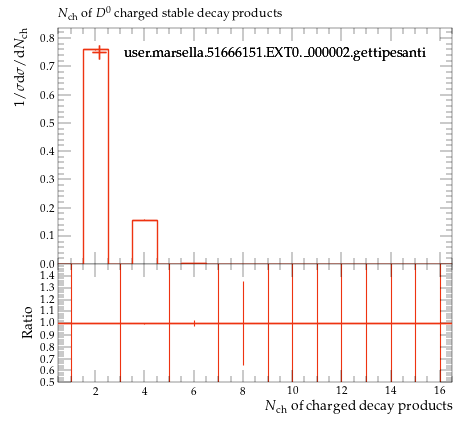

Write the Python code that produced this figure.
#! /usr/bin/env python

# This Python script was auto-generated using YODA v2.0.2.
# Analysis object: /MC_HFDECAYS/D0_charged_mult
# Timestamp: 24-07-2026 (16:40:04)

import matplotlib as mpl
import matplotlib.pyplot as plt
mpl.use('Agg') # comment out for interactive use
import os
import numpy as np

plotDir = os.path.split(os.path.realpath(__file__))[0]
if 'YODA_USER_PLOT_PATH' in globals():
    plot_outdir = globals()['YODA_USER_PLOT_PATH']
else:
    plot_outdir = plotDir

#plot style
plt.style.use(os.path.join(plotDir, '../default.mplstyle'))
# plot metadata
figW, figH = plt.rcParams['figure.figsize']
ax_xLabel = r'$N_\mathrm{ch}$ of charged decay products'
ax_yLabel = r'$1/\sigma \mathrm{d}\sigma/\mathrm{d}N_\mathrm{ch}$'
ax_title  = r'$N_\mathrm{ch}$ of $D^0$ charged stable decay products'
ax_xScale = 'linear'
ax_yScale = 'linear'
xLims = (0.5, 16.5)
yLims = (0.0, 0.83668244)

# TeX-friendly labels for the legend
labels = {
    'legend' : ([ r"user.marsella.51666151.EXT0.\_000002.gettipesanti" ], r""),
}

# Adjust canvas width and height
canvasW = 10.0
canvasH = 9.0
figW *= canvasW/10.
figH *= canvasH/9.

# Create figure and axis objects
fig, (ax, ratio0_ax) = plt.subplots(2, 1, sharex=True,
                  figsize=(figW,figH), gridspec_kw={'height_ratios': (6.0, 3.0)})

# Set figure margins
plt.subplots_adjust(
    left   = 1.0 * plt.rcParams['figure.subplot.left'],
    right  = 1.0 * plt.rcParams['figure.subplot.right'],
    top    = 1.0 * plt.rcParams['figure.subplot.top'],
    bottom = 1.0 * plt.rcParams['figure.subplot.bottom'])

ratio0_ax.yaxis.set_major_locator(mpl.ticker.MultipleLocator(0.1))
ratio0_ax.set_ylim(0.5, 1.4999)
ratio0_ax.set_ylabel('Ratio')

# the numerical data is stored in a separate file
dataf = dict()
prefix = os.path.split(__file__)[0]
if prefix:    prefix = prefix + '/'
exec(open(prefix+'D0_charged_mult__data.py').read(), dataf)


legend_handles = dict() # keep track of handles for the legend

# style options for curves
# starts at zorder>=5 to draw curve on top of legend
styles = {
  'user.marsella.51666151.EXT0._000002.gettipesanti.yoda.gz': {
    'color' : '#EE3311',
    'linestyle' : '-',
    'linewidth' : 1,
    'marker' : 'none',
    'markersize' : 2,
    'capsize' : 0.0,
    'zorder' : 5,
    'histstyle' : 1,
    'drawstyle' : 'steps-pre',
    'xerrorbars' : 1,
    'yerrorbars' : 1,
    'fillcolor' : None,
    'fillopacity' : 1.0,
    'ratio0_linestyle' : '-',
    'ratio0_linewidth' : 1,
    'ratio0_marker' : 'none',
    'ratio0_markersize' : 2,
    'ratio0_capsize' : 0.0,
    'ratio0_zorder' : 5,
    'ratio0_histstyle' : 1,
    'ratio0_drawstyle' : 'steps-pre',
    'ratio0_xerrorbars' : 1,
    'ratio0_yerrorbars' : 1,
  },
}

# curve from input yoda files in main panel
for label, yvals in dataf['yvals'].items():
    if all(np.isnan(v) for v in dataf['yvals'][label]):
        continue
    tmp = None
    if styles[label]['histstyle']: # draw as histogram
        xpos = dataf['xedges'][label] if styles[label]['drawstyle'] else dataf['xpoints'][label]
        ypos = np.insert(yvals, 0, yvals[0]) if styles[label]['drawstyle'] else yvals
        if styles[label]['fillcolor']: # fill area below curve
            ax.fill_between(xpos, ypos, step='pre',
                            color=styles[label]['fillcolor'],
                            alpha=styles[label]['fillopacity'])
        tmp, = ax.plot(xpos, ypos,
                       color=styles[label]['color'],
                       linestyle=styles[label]['linestyle'],
                       linewidth=styles[label]['linewidth'],
                       drawstyle=styles[label]['drawstyle'], solid_joinstyle='miter',
                       zorder=styles[label]['zorder'], label=label)
    tmp = ax.errorbar(dataf['xpoints'][label], yvals,
                      xerr=np.array(dataf['xerrs'][label])*styles[label]['xerrorbars'],
                      yerr=np.array(dataf['yerrs'][label])*styles[label]['yerrorbars'],
                      fmt=styles[label]['marker'], capsize=styles[label]['capsize'],
                      markersize=styles[label]['markersize'],
                      ecolor=styles[label]['color'],
                      color=styles[label]['color'], zorder=styles[label]['zorder'])
    tmp[-1][0].set_linestyle(styles[label]['linestyle'])
    tmp[-1][0].set_linewidth(styles[label]['linewidth'])
    if label in dataf['add_legend_handle']:  legend_handles[label] = tmp
    for varLabel in dataf['variation_yvals'].keys():
        if varLabel.startswith(label):
            tmp, = ax.plot(dataf['xedges'][label], dataf['variation_yvals'][varLabel],
                           color=styles[label]['color'],
                           linestyle=styles[label]['linestyle'],
                           linewidth=styles[label]['linewidth'],
                           drawstyle='steps-pre', solid_joinstyle='miter',
                           zorder=styles[label]['zorder'], alpha=0.5)


# plots on ratio panel
# curve from input yoda files in ratio panel
for label, yvals in dataf['ratio0_yvals'].items():
    if all(np.isnan(v) for v in yvals):
        continue
    if styles[label]['ratio0_histstyle']: # plot as histogram
        xpos = dataf['xedges']['user.marsella.51666151.EXT0._000002.gettipesanti.yoda.gz'] if styles[label]['ratio0_drawstyle'] else dataf['xpoints']['user.marsella.51666151.EXT0._000002.gettipesanti.yoda.gz']
        ypos = np.insert(yvals, 0, yvals[0]) if styles[label]['ratio0_drawstyle'] else yvals
        ratio0_ax.plot(xpos, ypos,
                       color=styles[label]['color'],
                       linewidth=styles[label]['linewidth'],
                       linestyle=styles[label]['ratio0_linestyle'],
                       drawstyle=styles[label]['ratio0_drawstyle'], zorder=styles[label]['zorder'],
                       solid_joinstyle='miter')
    tmp = ratio0_ax.errorbar(dataf['xpoints']['user.marsella.51666151.EXT0._000002.gettipesanti.yoda.gz'], yvals,
                             xerr=np.array(dataf['ref_xerrs'])*styles[label]['ratio0_xerrorbars'],
                             yerr=np.array(dataf['ratio0_yerrs'][label])*styles[label]['ratio0_yerrorbars'],
                             fmt=styles[label]['ratio0_marker'], capsize=styles[label]['ratio0_capsize'],
                             markersize=styles[label]['ratio0_markersize'],
                             ecolor=styles[label]['color'],
                             color=styles[label]['color'])
    tmp[-1][0].set_linestyle(styles[label]['ratio0_linestyle'])
    tmp[-1][0].set_linewidth(styles[label]['ratio0_linewidth'])

    for varlabel in dataf['ratio0_variation_vals'].keys():
        if varlabel.startswith(label):
            ratio0_ax.plot(dataf['xedges']['user.marsella.51666151.EXT0._000002.gettipesanti.yoda.gz'],
                            dataf['ratio0_variation_vals'][varlabel],
                            color=styles[label]['color'],
                            linestyle=styles[label]['linestyle'],
                            linewidth=styles[label]['linewidth'],
                            drawstyle='steps-pre', solid_joinstyle='miter',
                            zorder=1, alpha=0.5)

legend_items = list(legend_handles.values())
ax.add_artist(ax.legend(legend_items,
                        labels['legend'][0],
                        title=labels['legend'][1],
                        alignment='left',
                        loc='upper center',
                        bbox_to_anchor=(0.5, 0.97)))

# set plot metadata as defined above
ratio0_ax.set_xlabel(ax_xLabel)
ratio0_ax.xaxis.set_label_coords(1., -0.15)
ax.set_ylabel(ax_yLabel, ha='right', va='top')
ax.yaxis.set_label_coords(-0.11, 1.0)
ax.set_title(ax_title, loc='left')
ax.set_xscale(ax_xScale)
ax.set_yscale(ax_yScale)
ax.set_xlim(xLims)
ax.set_ylim(yLims)

# tick formatting
plt.rcParams['xtick.top'] = True
plt.rcParams['ytick.right'] = True
fig.align_ylabels((ax, ratio0_ax))
plt.savefig(os.path.join(plot_outdir, 'D0_charged_mult.pdf'), format='PDF')
plt.savefig(os.path.join(plot_outdir, 'D0_charged_mult.png'), format='PNG')

plt.close(fig)
